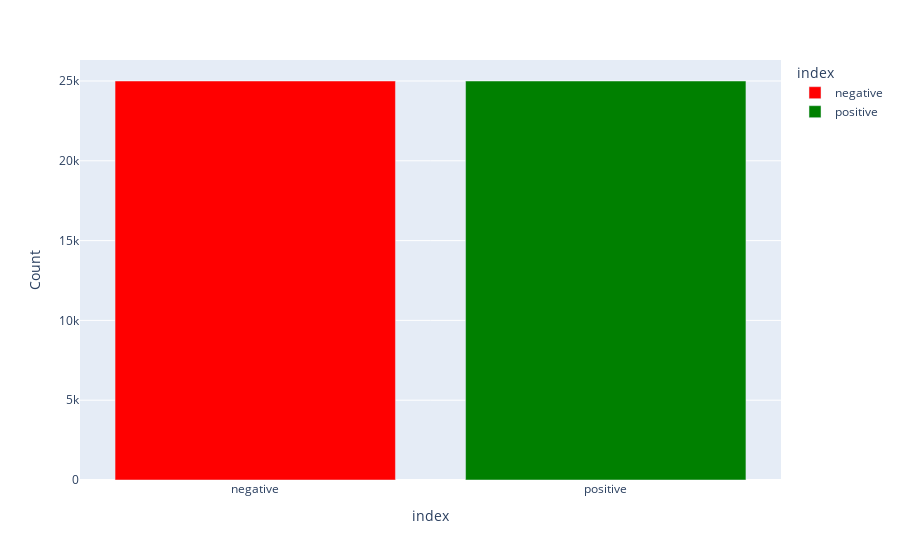

The notebook cell this image was saved under:
### Code cell
# Analyze the distribution of the target variable

targets = df['sentiment'].groupby(df['sentiment']).count()

# plot the distribution of the target variable
fig = px.bar(targets, x=targets.index, y=targets.values,
             labels={'x':'Sentiment', 'y':'Count'},
             color=targets.index,
             color_discrete_map={'positive':'green', 'negative':'red'})
fig.show()

### Figure 1 — Plotly figure (JSON) as saved in the notebook; plotly's stock layout.template omitted (floating-point values rounded to 4 significant figures)
{"data": [{"alignmentgroup": "True", "hovertemplate": "index=%{x}<br>Count=%{y}<extra></extra>", "legendgroup": "negative", "marker": {"color": "red", "pattern": {"shape": ""}}, "name": "negative", "offsetgroup": "negative", "orientation": "v", "showlegend": true, "textposition": "auto", "type": "bar", "x": ["negative"], "xaxis": "x", "y": [25000], "yaxis": "y"}, {"alignmentgroup": "True", "hovertemplate": "index=%{x}<br>Count=%{y}<extra></extra>", "legendgroup": "positive", "marker": {"color": "green", "pattern": {"shape": ""}}, "name": "positive", "offsetgroup": "positive", "orientation": "v", "showlegend": true, "textposition": "auto", "type": "bar", "x": ["positive"], "xaxis": "x", "y": [25000], "yaxis": "y"}], "layout": {"barmode": "relative", "legend": {"title": {"text": "index"}, "tracegroupgap": 0}, "margin": {"t": 60}, "xaxis": {"anchor": "y", "categoryarray": ["negative", "positive"], "categoryorder": "array", "domain": [0, 1], "title": {"text": "index"}}, "yaxis": {"anchor": "x", "domain": [0, 1], "title": {"text": "Count"}}}}
